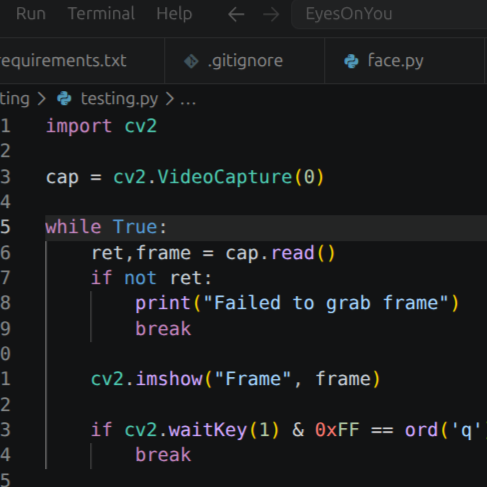
#> input picture Testing/image.jpg, 487 x 487 px
$ python image_properties.py
#> lines starting #> are read from the running program, lines starting #| are printed output that depends on the picture
import cv2
import numpy as np
img = cv2.imread("./image.jpg")
#> img is the input picture: shape (487, 487, 3); mean B, G, R 29.1, 27.6, 26.2

h,w,c = img.shape
#> h = 487; w = 487; c = 3

print(f"Height : {h} , Width : {w}, Channels: {c}")
#| Height : 487 , Width : 487, Channels: 3


b,g,r = cv2.split(img)
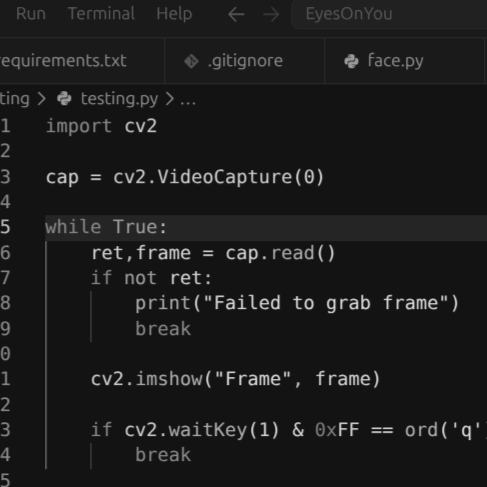
#> g: shape (487, 487); min 19, max 213, mean 27.6
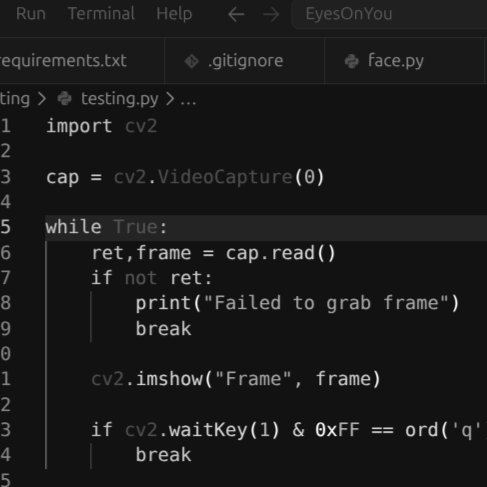
#> r: shape (487, 487); min 18, max 252, mean 26.2

print(f"Blue channel shape: {b}, Green channel shape: {g}, Red channel shape: {r}")
#> (printed output is left out)

print(f"Blue channel shape: {b.shape}, Green channel shape: {g.shape}, Red channel shape: {r.shape}")
#| Blue channel shape: (487, 487), Green channel shape: (487, 487), Red channel shape: (487, 487)


myimage = cv2.imread("./me.jpeg")
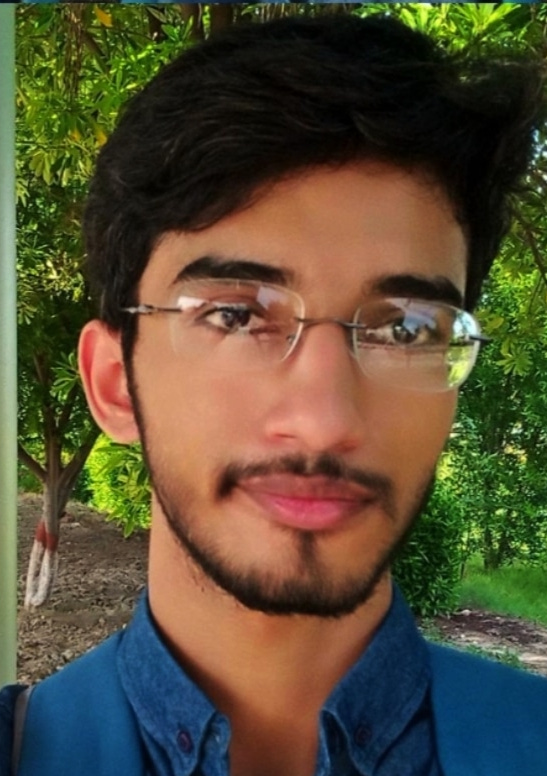
#> input picture Testing/me.jpeg, 547 x 776 px
#> myimage is the input picture: shape (776, 547, 3); mean B, G, R 54.9, 78.2, 87.5
b,g,r = cv2.split(myimage)
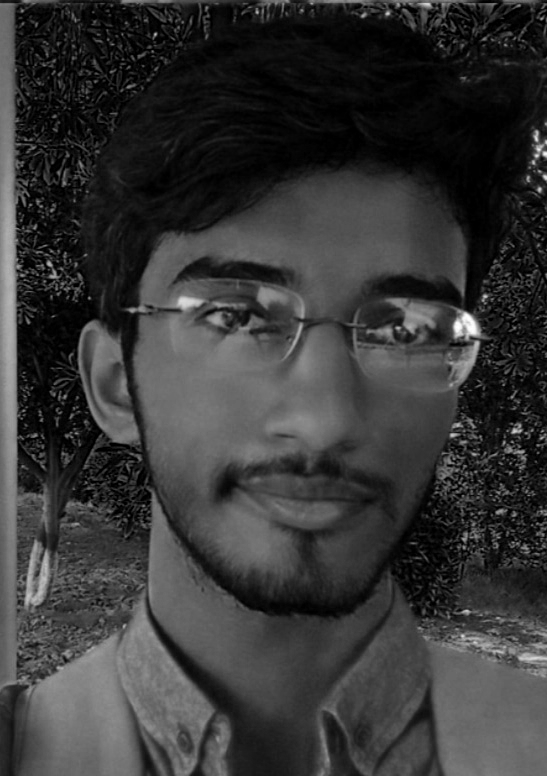
#> b: shape (776, 547); min 0, max 255, mean 54.9
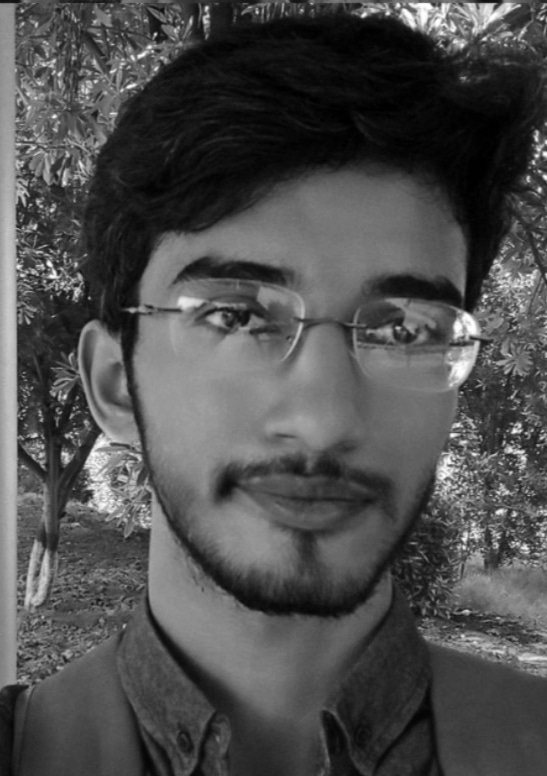
#> g: shape (776, 547); min 0, max 255, mean 78.2
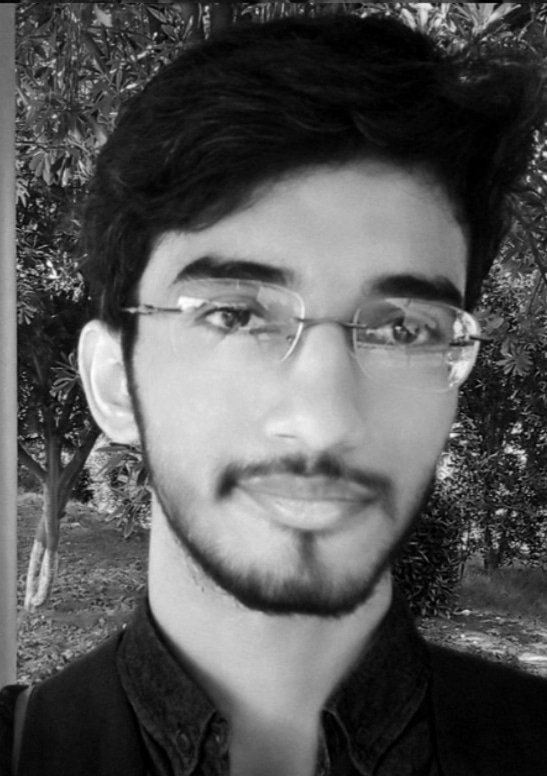
#> r: shape (776, 547); min 0, max 255, mean 87.5

combined = np.hstack([b,g,r])
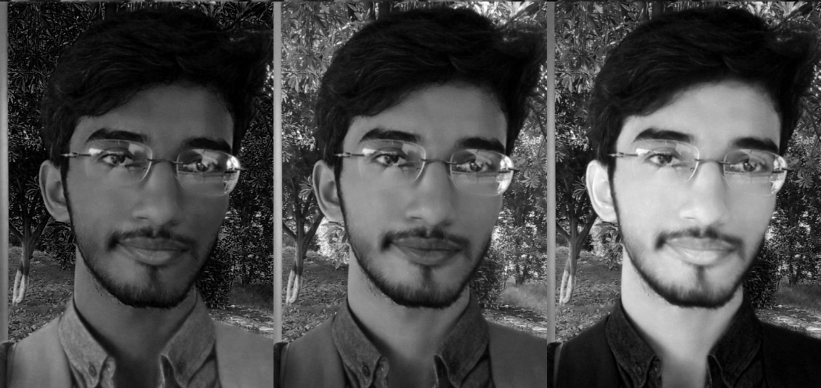
#> combined: shape (776, 1641) (shown at 1/2 size); min 0, max 255, mean 73.5

cv2.imshow("B | G | R", combined)

cv2.waitKey(0)                    # wait forever until any key
cv2.destroyAllWindows()
